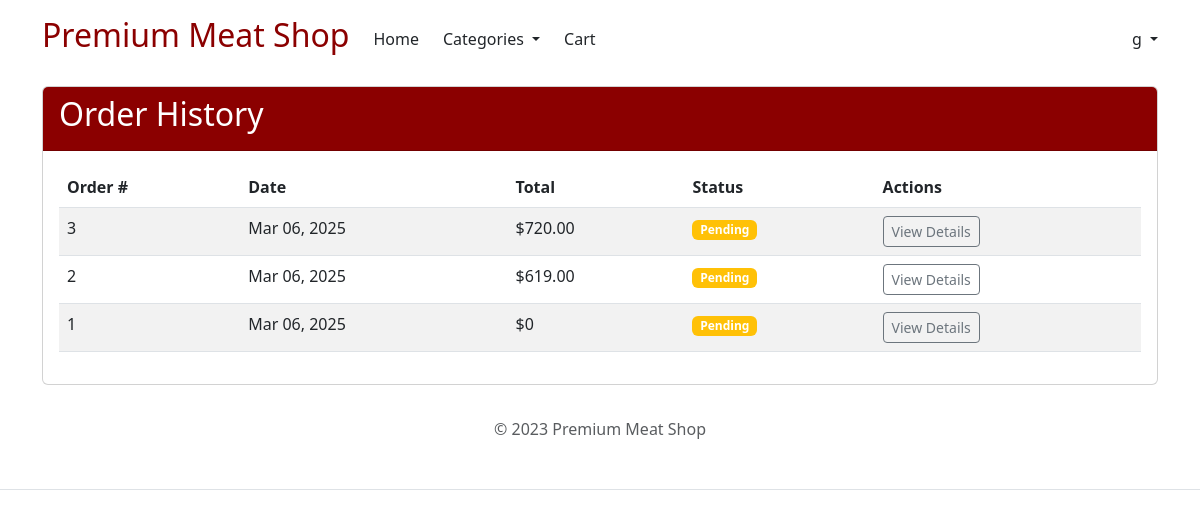
The app's page /orders/history/ (signed in) with its own data.
### orders/models.py (models this page shows, shortened)
class Order(models.Model):
    STATUS_CHOICES = (
        ('pending', 'Pending'),
        ('processing', 'Processing'),
        ('shipped', 'Shipped'),
        ('delivered', 'Delivered'),
        ('cancelled', 'Cancelled'),
    )
    user = models.ForeignKey(User, related_name='orders', on_delete=models.CASCADE, null=True, blank=True)
    first_name = models.CharField(max_length=50)
    last_name = models.CharField(max_length=50)
    email = models.EmailField()
    address = models.CharField(max_length=250)
    postal_code = models.CharField(max_length=20)
    city = models.CharField(max_length=100)
    created = models.DateTimeField(auto_now_add=True)
    updated = models.DateTimeField(auto_now=True)
    paid = models.BooleanField(default=False)
    status = models.CharField(max_length=10, choices=STATUS_CHOICES, default='pending')
    class Meta:
        ordering = ('-created',)
    def get_total_cost(self):
        return sum(item.get_cost() for item in self.items.all())

class OrderItem(models.Model):
    order = models.ForeignKey(Order, related_name='items', on_delete=models.CASCADE)
    product = models.ForeignKey(Product, related_name='order_items', on_delete=models.CASCADE)
    price = models.DecimalField(max_digits=10, decimal_places=2)
    quantity = models.PositiveIntegerField(default=1)
    def get_cost(self):
        return self.price * self.quantity

### orders/views.py (the view)
# urls.py: path('history/', views.order_history, name='order_history'),
@login_required
def order_history(request):
    orders = Order.objects.filter(user=request.user)
    return render(request, 'orders/order/history.html', {'orders': orders})

### cart/cart.py (called while the page is built)
    def __len__(self):
        return sum(item['quantity'] for item in self.cart.values())

### cart/context_processors.py (called while the page is built)
def cart(request):
    return {'cart': Cart(request)}

### templates/orders/order/history.html (shortened to what this page needs)
{% extends "base.html" %}
{% block content %}
    <div class="card">
        <div class="card-header bg-meat text-white">
            <h2>Order History</h2>
        </div>
        <div class="card-body">
            <table class="table table-striped">
                <thead>
                    <tr>
                        <th>Order #</th>
                        <th>Date</th>
                        <th>Total</th>
                        <th>Status</th>
                        <th>Actions</th>
                    </tr>
                </thead>
                <tbody>
                    {% for order in orders %}
                        <tr>
                            <td>{{ order.id }}</td>
                            <td>{{ order.created|date:"M d, Y" }}</td>
                            <td>${{ order.get_total_cost }}</td>
                            <td>
                                <span class="badge {% if order.status == 'delivered' %}bg-success{% elif order.status == 'cancelled' %}bg-danger{% else %}bg-warning{% endif %}">
                                    {{ order.get_status_display }}
                                </span>
                            </td>
                            <td>
                                <a href="{% url 'orders:order_detail' order.id %}" class="btn btn-sm btn-outline-secondary">View Details</a>
                            </td>
                        </tr>
                    {% empty %}
                        <tr>
                            <td colspan="5" class="text-center">You haven't placed any orders yet.</td>
                        </tr>
                    {% endfor %}
                </tbody>
            </table>
        </div>
    </div>
{% endblock %}

### templates/base.html (shortened to what this page needs)
<!DOCTYPE html>
<html>
<head>
    <link href="https://cdn.jsdelivr.net/npm/bootstrap@5.3.0-alpha1/dist/css/bootstrap.min.css" rel="stylesheet">
</head>
<body>
    <header class="p-3 mb-3 border-bottom">
        <div class="container">
            <div class="d-flex flex-wrap align-items-center justify-content-center justify-content-lg-start">
                <a href="/" class="d-flex align-items-center mb-2 mb-lg-0 text-decoration-none">
                    <h2 class="meat-primary">Premium Meat Shop</h2>
                </a>
                <ul class="nav col-12 col-lg-auto me-lg-auto mb-2 justify-content-center mb-md-0 ms-3">
                    <li><a href="{% url 'shop:product_list' %}" class="nav-link px-2 link-dark">Home</a></li>
                    <li class="nav-item dropdown">
                        <a class="nav-link dropdown-toggle link-dark" href="#" role="button" data-bs-toggle="dropdown">
                            Categories
                        </a>
                    </li>
                    <li><a href="{% url 'cart:cart_detail' %}" class="nav-link px-2 link-dark">
                        Cart
                    </a></li>
                </ul>
                <div class="text-end">
                    {% if request.user.is_authenticated %}
                        <div class="dropdown text-end">
                            <a href="#" class="d-block link-dark text-decoration-none dropdown-toggle" data-bs-toggle="dropdown">
                                {{ request.user.username }}
                            </a>
                        </div>
                    {% else %}
                        <a href="{% url 'login' %}" class="btn btn-outline-dark me-2">Login</a>
                        <a href="{% url 'register' %}" class="btn btn-meat">Sign-up</a>
                    {% endif %}
                </div>
            </div>
        </div>
    <main class="container  my-4" >
        {% block content %}
        {% endblock %}
    </main>
    <footer class="py-2 my-2">
        <div class="container py">
            <p class="text-center text-muted">© 2023 Premium Meat Shop</p>
        </div>
    </footer>
</body>
</html>

### templates/base.html (style rules this page uses)
.meat-primary { color: #8B0000; }
.bg-meat { background-color: #8B0000; }

### records on screen
Order: id "3", created "Mar 06, 2025", get_total_cost "720.00", status "Pending"
Order: id "2", created "Mar 06, 2025", get_total_cost "619.00", status "Pending"
Order: id "1", created "Mar 06, 2025", get_total_cost "0", status "Pending"

### other values on screen
{{ request.user.username }} "g"
